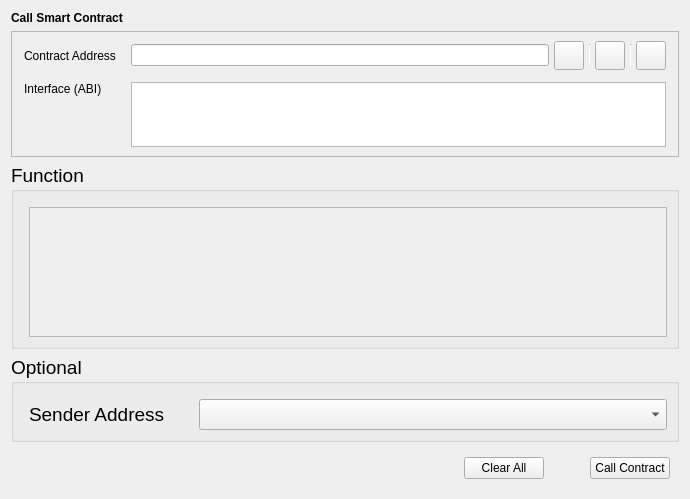
<?xml version="1.0" encoding="UTF-8"?>
<ui version="4.0">
 <class>CallContract</class>
 <widget class="QWidget" name="CallContract">
  <property name="geometry">
   <rect>
    <x>0</x>
    <y>0</y>
    <width>690</width>
    <height>499</height>
   </rect>
  </property>
  <property name="windowTitle">
   <string>Form</string>
  </property>
  <layout class="QVBoxLayout" name="verticalLayout">
   <item>
    <widget class="QStackedWidget" name="stackedWidget">
     <property name="currentIndex">
      <number>0</number>
     </property>
     <widget class="QWidget" name="callContractPage">
      <layout class="QVBoxLayout" name="verticalLayout_4">
       <property name="leftMargin">
        <number>0</number>
       </property>
       <property name="topMargin">
        <number>0</number>
       </property>
       <property name="rightMargin">
        <number>0</number>
       </property>
       <property name="bottomMargin">
        <number>0</number>
       </property>
       <item>
        <widget class="QLabel" name="labelTitle">
         <property name="font">
          <font>
           <weight>75</weight>
           <bold>true</bold>
          </font>
         </property>
         <property name="text">
          <string>Call Smart Contract</string>
         </property>
        </widget>
       </item>
       <item>
        <widget class="QFrame" name="frameContract">
         <property name="sizePolicy">
          <sizepolicy hsizetype="Preferred" vsizetype="Fixed">
           <horstretch>0</horstretch>
           <verstretch>0</verstretch>
          </sizepolicy>
         </property>
         <property name="frameShape">
          <enum>QFrame::StyledPanel</enum>
         </property>
         <property name="frameShadow">
          <enum>QFrame::Raised</enum>
         </property>
         <layout class="QVBoxLayout" name="verticalLayout_2">
          <property name="leftMargin">
           <number>0</number>
          </property>
          <property name="rightMargin">
           <number>0</number>
          </property>
          <item>
           <layout class="QGridLayout" name="gridLayout">
            <property name="leftMargin">
             <number>12</number>
            </property>
            <property name="rightMargin">
             <number>12</number>
            </property>
            <property name="horizontalSpacing">
             <number>15</number>
            </property>
            <property name="verticalSpacing">
             <number>12</number>
            </property>
            <item row="0" column="0">
             <widget class="QLabel" name="labelContractAddress">
              <property name="text">
               <string>Contract Address</string>
              </property>
             </widget>
            </item>
            <item row="1" column="2">
             <widget class="QValidatedTextEdit" name="textEditInterface">
              <property name="sizePolicy">
               <sizepolicy hsizetype="Expanding" vsizetype="Fixed">
                <horstretch>0</horstretch>
                <verstretch>0</verstretch>
               </sizepolicy>
              </property>
              <property name="maximumSize">
               <size>
                <width>16777215</width>
                <height>65</height>
               </size>
              </property>
              <property name="horizontalScrollBarPolicy">
               <enum>Qt::ScrollBarAlwaysOff</enum>
              </property>
             </widget>
            </item>
            <item row="0" column="2">
             <layout class="QHBoxLayout" name="horizontalLayout_2">
              <property name="spacing">
               <number>5</number>
              </property>
              <item>
               <widget class="QValidatedLineEdit" name="lineEditContractAddress"/>
              </item>
              <item>
               <widget class="QToolButton" name="loadInfoButton">
                <property name="toolTip">
                 <string>Choose from contract book page</string>
                </property>
                <property name="text">
                 <string/>
                </property>
                <property name="iconSize">
                 <size>
                  <width>22</width>
                  <height>22</height>
                 </size>
                </property>
               </widget>
              </item>
              <item>
               <widget class="Line" name="vLine">
                <property name="maximumSize">
                 <size>
                  <width>1</width>
                  <height>22</height>
                 </size>
                </property>
                <property name="orientation">
                 <enum>Qt::Vertical</enum>
                </property>
               </widget>
              </item>
              <item>
               <widget class="QToolButton" name="pasteAddressButton">
                <property name="toolTip">
                 <string>Paste contract address from clipboard</string>
                </property>
                <property name="text">
                 <string/>
                </property>
                <property name="iconSize">
                 <size>
                  <width>22</width>
                  <height>22</height>
                 </size>
                </property>
               </widget>
              </item>
              <item>
               <widget class="Line" name="vLine2">
                <property name="maximumSize">
                 <size>
                  <width>1</width>
                  <height>22</height>
                 </size>
                </property>
                <property name="orientation">
                 <enum>Qt::Vertical</enum>
                </property>
               </widget>
              </item>
              <item>
               <widget class="QToolButton" name="saveInfoButton">
                <property name="toolTip">
                 <string>Save contract info</string>
                </property>
                <property name="text">
                 <string/>
                </property>
                <property name="iconSize">
                 <size>
                  <width>22</width>
                  <height>22</height>
                 </size>
                </property>
               </widget>
              </item>
             </layout>
            </item>
            <item row="1" column="0" alignment="Qt::AlignTop">
             <widget class="QLabel" name="labelInterface">
              <property name="text">
               <string>Interface (ABI)</string>
              </property>
             </widget>
            </item>
           </layout>
          </item>
         </layout>
        </widget>
       </item>
       <item>
        <widget class="QGroupBox" name="groupBoxFunction">
         <property name="font">
          <font>
           <pointsize>14</pointsize>
          </font>
         </property>
         <property name="title">
          <string>Function</string>
         </property>
         <layout class="QVBoxLayout" name="verticalLayout_3">
          <property name="leftMargin">
           <number>15</number>
          </property>
          <property name="topMargin">
           <number>15</number>
          </property>
          <item>
           <widget class="QScrollArea" name="scrollAreaFunction">
            <property name="widgetResizable">
             <bool>true</bool>
            </property>
            <widget class="QWidget" name="scrollAreaWidgetContents">
             <property name="geometry">
              <rect>
               <x>0</x>
               <y>0</y>
               <width>631</width>
               <height>129</height>
              </rect>
             </property>
            </widget>
           </widget>
          </item>
         </layout>
        </widget>
       </item>
       <item>
        <widget class="QGroupBox" name="groupBoxOptional">
         <property name="font">
          <font>
           <pointsize>14</pointsize>
          </font>
         </property>
         <property name="title">
          <string>Optional</string>
         </property>
         <layout class="QGridLayout" name="gridLayout_3">
          <property name="leftMargin">
           <number>15</number>
          </property>
          <property name="topMargin">
           <number>15</number>
          </property>
          <property name="horizontalSpacing">
           <number>10</number>
          </property>
          <property name="verticalSpacing">
           <number>6</number>
          </property>
          <item row="0" column="1">
           <widget class="AddressField" name="lineEditSenderAddress">
            <property name="minimumSize">
             <size>
              <width>370</width>
              <height>0</height>
             </size>
            </property>
           </widget>
          </item>
          <item row="0" column="0">
           <widget class="QLabel" name="labelSenderAddress">
            <property name="sizePolicy">
             <sizepolicy hsizetype="Fixed" vsizetype="Preferred">
              <horstretch>0</horstretch>
              <verstretch>0</verstretch>
             </sizepolicy>
            </property>
            <property name="minimumSize">
             <size>
              <width>160</width>
              <height>0</height>
             </size>
            </property>
            <property name="text">
             <string>Sender Address</string>
            </property>
           </widget>
          </item>
         </layout>
        </widget>
       </item>
      </layout>
     </widget>
    </widget>
   </item>
   <item>
    <layout class="QHBoxLayout" name="horizontalLayout">
     <property name="leftMargin">
      <number>9</number>
     </property>
     <property name="topMargin">
      <number>9</number>
     </property>
     <property name="rightMargin">
      <number>9</number>
     </property>
     <property name="bottomMargin">
      <number>9</number>
     </property>
     <item>
      <spacer name="horizontalSpacer">
       <property name="orientation">
        <enum>Qt::Horizontal</enum>
       </property>
       <property name="sizeType">
        <enum>QSizePolicy::Expanding</enum>
       </property>
       <property name="sizeHint" stdset="0">
        <size>
         <width>40</width>
         <height>20</height>
        </size>
       </property>
      </spacer>
     </item>
     <item>
      <widget class="QPushButton" name="pushButtonClearAll">
       <property name="text">
        <string>Clear All</string>
       </property>
      </widget>
     </item>
     <item>
      <spacer name="horizontalSpacer_3">
       <property name="orientation">
        <enum>Qt::Horizontal</enum>
       </property>
       <property name="sizeType">
        <enum>QSizePolicy::Fixed</enum>
       </property>
       <property name="sizeHint" stdset="0">
        <size>
         <width>40</width>
         <height>20</height>
        </size>
       </property>
      </spacer>
     </item>
     <item>
      <widget class="QPushButton" name="pushButtonCallContract">
       <property name="text">
        <string>Call Contract</string>
       </property>
      </widget>
     </item>
    </layout>
   </item>
  </layout>
 </widget>
 <customwidgets>
  <customwidget>
   <class>QValidatedTextEdit</class>
   <extends>QTextEdit</extends>
   <header>qt/qvalidatedtextedit.h</header>
  </customwidget>
  <customwidget>
   <class>AddressField</class>
   <extends>QComboBox</extends>
   <header>qt/addressfield.h</header>
  </customwidget>
  <customwidget>
   <class>QValidatedLineEdit</class>
   <extends>QLineEdit</extends>
   <header>qt/qvalidatedlineedit.h</header>
  </customwidget>
 </customwidgets>
 <resources/>
 <connections/>
</ui>
